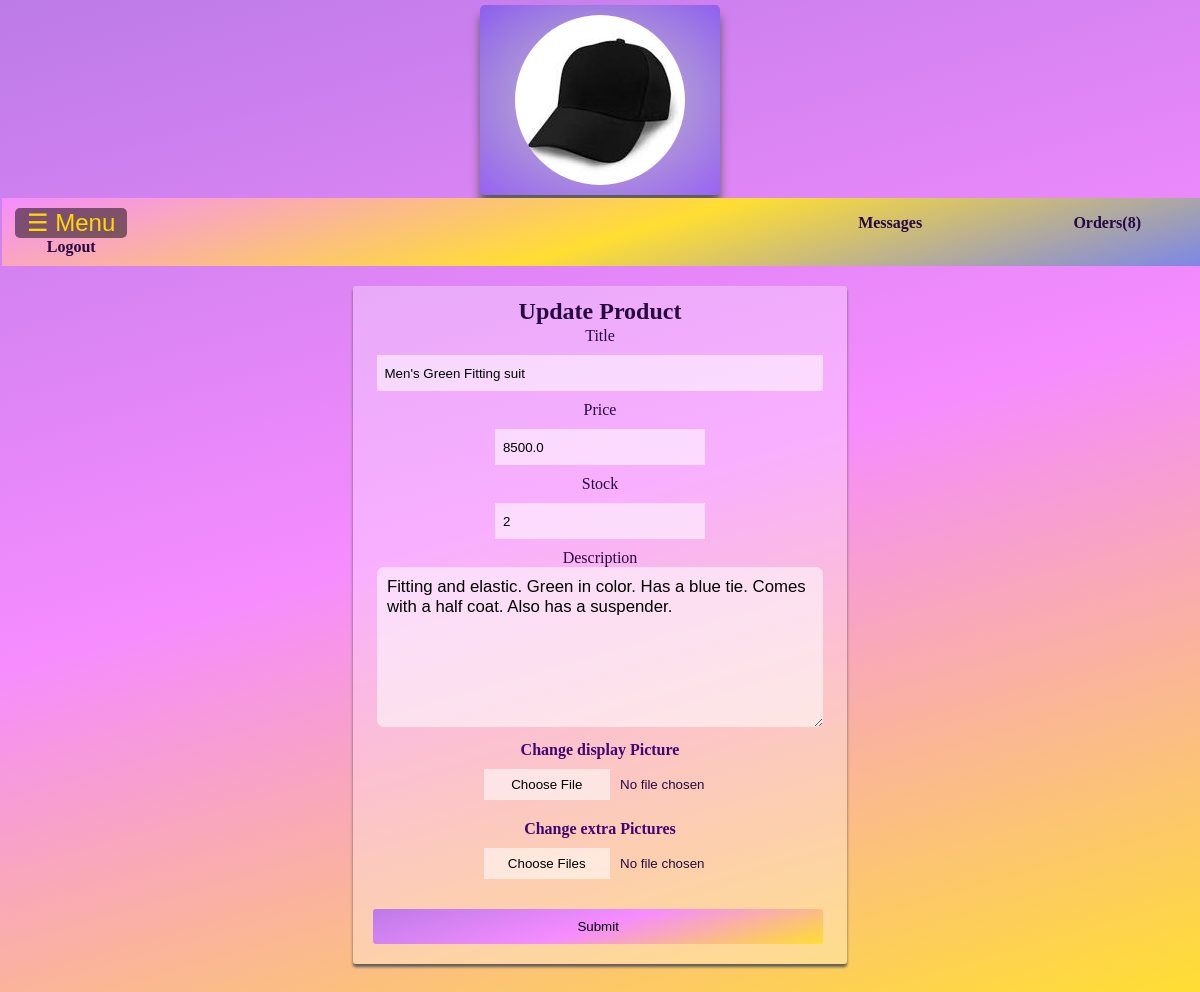
Page /manageShop/1/update_product/7549aa3bf9956ff70dcf (signed in) on the committed database.
### market/models.py (models this page shows)
class Product(db.Model):
    productCode = db.Column(db.String(), primary_key=True)
    shop_id = db.Column(db.Integer(), db.ForeignKey('shop.id'), nullable=False)
    title = db.Column(db.String(), nullable=False)
    price = db.Column(db.Float(), nullable=False)
    stock = db.Column(db.Integer(), nullable=False)
    displayPic = db.Column(db.String(), nullable=False)
    description = db.Column(db.String())
    pic1 = db.Column(db.String())
    pic2 = db.Column(db.String())
    pic3 = db.Column(db.String())
    pic4 = db.Column(db.String())
    orders = db.relationship('Shop_order', backref='product', lazy=True)

### market/routes.py (the view, shortened to what this page needs)
@app.route('/manageShop/<shop_id>/update_product/<product_code>', methods=['POST', 'GET'])
@login_required
def update_product_details(shop_id, product_code):
    owner = Owner.query.filter_by(user_id=current_user.id).first()
    current_shop = Shop.query.filter_by(owner_id=owner.id, id=shop_id).first()
    if not current_shop:#to redirect users who have no shops to the create shop url
        return redirect(url_for('open_shop'))
    form = UpdateProductDetails()
    errors = form.errors
    product = Product.query.filter_by(productCode=product_code).first()
    profile_pic_fn=url_for('static', filename='profile_pics/'+current_shop.profilePic)
    return render_template('manageShop/product_update.html', product=product, profile_pic=profile_pic_fn, form=form, errors=errors,
                    current_shop= current_shop, description=product.description)

### market/forms.py
class UpdateProductDetails(FlaskForm):
    title = StringField(label='Title', validators=[DataRequired()])
    price = FloatField(label='Price', validators=[DataRequired()])
    stock = IntegerField(label='Stock', validators=[DataRequired()])
    description = TextAreaField(label='Description')
    displayPic = FileField(label='Change display Picture', validators=[FileAllowed(['jpg', 'png', 'jpeg'])])
    extraPics = MultipleFileField(label='Change extra Pictures', validators=[FileAllowed(['jpg', 'png', 'jpeg'])])
    submit = SubmitField(label='Submit')

### market/routes.py (called while the page is built)
@login_manager.user_loader#for the login manager to remember that the user was already logged in even after a refresh
def load_user(user_id):
    return User.query.get(int(user_id))

### market/templates/manageShop/product_update.html (shortened to what this page needs)
{% extends 'manageShop/manage_base.html' %}
{% block body %}
    <div id="add-product-section">
        <form method='POST' enctype="multipart/form-data" class="form-area">
            <div>
                <h2 style="margin: 2px;">Update Product</h2>
            </div>
            <div>
                {{ form.title.label() }} <br> {{ form.title(class='add-product-forms', placeholder='Title', value=product.title)}}
            </div>
            <div>
                {{ form.price.label() }}<br> {{ form.price(class='price-stock-input', placeholder='Price per unit', value=product.price)}} <br> {{ form.stock.label() }}<br> {{ form.stock(class='price-stock-input', placeholder='Number of Items', value=product.stock)}}
            </div>
            <div>
                {{ form.description.label() }} <br> {{ form.description(id='product-text-area', placeholder='More details about the product')}}
            </div>
            <div>
                {{ form.displayPic.label(class='add-product-labels') }}
            </div>
            <div>
               {{ form.displayPic(class='uploadFile') }}
            </div>
            <div>
                {{ form.extraPics.label(class='add-product-labels') }}
            </div>
            <div >
                {{ form.extraPics(class='uploadFile') }}
            </div>
            <div>
                {{ form.submit(class='add-product-submit') }}
            </div>
        </form>
    </div>
{% endblock %}

### market/static/styles/manageShop.css (style rules this page uses)
body { background: linear-gradient(164deg, rgb(188, 123, 232) , rgba(246,140,255,1) , rgba(255,222,50,1) ); color: #270942; text-align: center; overflow-x: hidden; }
#add-product-section { display: flex; flex-direction: column; align-items: center; justify-content: center; width: 100%; height: 100%; text-align: center; left: 20%; }
.form-area { background-color: #ffffff4d; box-shadow: 0px 3px 3px 0px rgb(94, 92, 92); margin-top: 20px; border-radius: 3px; height: 100%; width: 40%; min-width: 280px; margin: 20px; padding: 10px; }
.add-product-forms { width:91%; padding: 8px; margin: 10px; border: none; height: 20px; background-color: #ffffff8c; }
.price-stock-input { width: 41%; padding: 8px; margin: 10px; border: none; height: 20px; background-color: #ffffff8c; }
.add-product-submit { background: linear-gradient(164deg, rgb(188, 123, 232) , rgba(246,140,255,1) , rgba(255,222,50,1) ); padding: 10px 10px; width: 95%; margin: 10px; border: none; transition: 0.3s linear; border-radius: 3px; float: left; transition: all 3s; }
.add-product-labels { color: #410672; font-weight: 700; font-size: 100%; }
.form-area { background-color: #ffffff4d; box-shadow: 0px 3px 3px 0px rgb(94, 92, 92); margin-top: 20px; border-radius: 3px; height: 100%; margin: 20px; }
#product-text-area { width:90%; border-radius: 7px; border: none; height: 140px; max-width: 90%; max-height: 90%; padding: 10px; font-family: Arial, Helvetica, sans-serif; font-size: 1.05em; margin-bottom: 10px; background-color: #ffffff8c; }

### rows in the picture
Product: title "Men's Green Fitting suit", price "8500.0", stock "2", description "Fitting and elastic. Green in color. Has a blue tie. Comes with a half coat. Also has a suspender."
